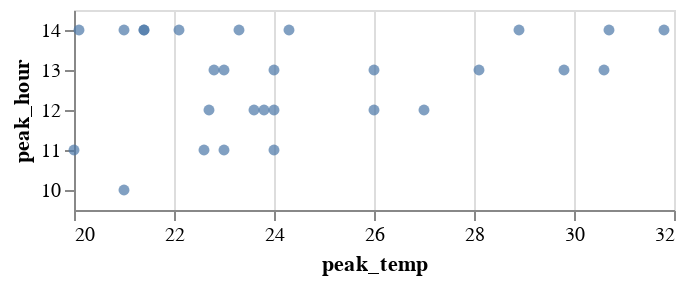

Notebook source saved alongside this figure:
### Code cell
alt.Chart(grouped_fit).mark_circle().encode(
    alt.X("peak_temp:Q").scale(zero=False), alt.Y("peak_hour:O").scale(zero=False).sort("descending")
)

### Figure 1 — Vega-Lite specification as saved in the notebook (floating-point values rounded to 4 significant figures)
{"config": {"view": {"continuousWidth": 300, "continuousHeight": 300}}, "data": {"name": "data-bef4f46bdbff0d297351393de9349555"}, "mark": {"type": "circle"}, "encoding": {"x": {"field": "peak_temp", "scale": {"zero": false}, "type": "quantitative"}, "y": {"field": "peak_hour", "scale": {"zero": false}, "sort": "descending", "type": "ordinal"}}, "$schema": "https://vega.github.io/schema/vega-lite/v5.20.1.json", "datasets": {"data-bef4f46bdbff0d297351393de9349555": [{"day": 8, "popt": 0.001, "peak_temp": 26.0, "peak_hour": 13}, {"day": 16, "popt": 0.37, "peak_temp": 22.1, "peak_hour": 14}, {"day": 25, "popt": 0.2307, "peak_temp": 23.8, "peak_hour": 12}, {"day": 14, "popt": 0.2856, "peak_temp": 22.7, "peak_hour": 12}, {"day": 27, "popt": 0.2655, "peak_temp": 23.0, "peak_hour": 13}, {"day": 12, "popt": 0.5504, "peak_temp": 20.1, "peak_hour": 14}, {"day": 17, "popt": 0.001, "peak_temp": 29.8, "peak_hour": 13}, {"day": 4, "popt": 0.001, "peak_temp": 28.9, "peak_hour": 14}, {"day": 15, "popt": 0.2254, "peak_temp": 23.6, "peak_hour": 12}, {"day": 1, "popt": 0.133, "peak_temp": 24.3, "peak_hour": 14}, {"day": 23, "popt": 0.2573, "peak_temp": 24.0, "peak_hour": 11}, {"day": 22, "popt": 0.221, "peak_temp": 24.0, "peak_hour": 12}, {"day": 21, "popt": 0.3287, "peak_temp": 23.3, "peak_hour": 14}, {"day": 18, "popt": 0.001, "peak_temp": 30.6, "peak_hour": 13}, {"day": 5, "popt": 0.5531, "peak_temp": 21.0, "peak_hour": 10}, {"day": 3, "popt": 0.001, "peak_temp": 31.8, "peak_hour": 14}, {"day": 19, "popt": 0.3408, "peak_temp": 23.0, "peak_hour": 11}, {"day": 2, "popt": 0.001, "peak_temp": 30.7, "peak_hour": 14}, {"day": 24, "popt": 0.2096, "peak_temp": 24.0, "peak_hour": 13}, {"day": 10, "popt": 0.001, "peak_temp": 27.0, "peak_hour": 12}, {"day": 28, "popt": 0.1775, "peak_temp": 22.8, "peak_hour": 13}, {"day": 13, "popt": 0.3993, "peak_temp": 21.4, "peak_hour": 14}, {"day": 7, "popt": 0.4167, "peak_temp": 20.0, "peak_hour": 11}, {"day": 26, "popt": 0.4055, "peak_temp": 22.6, "peak_hour": 11}, {"day": 11, "popt": 0.001, "peak_temp": 26.0, "peak_hour": 12}, {"day": 6, "popt": 0.3789, "peak_temp": 21.0, "peak_hour": 14}, {"day": 9, "popt": 0.001, "peak_temp": 28.1, "peak_hour": 13}, {"day": 20, "popt": 0.4338, "peak_temp": 21.4, "peak_hour": 14}]}}
